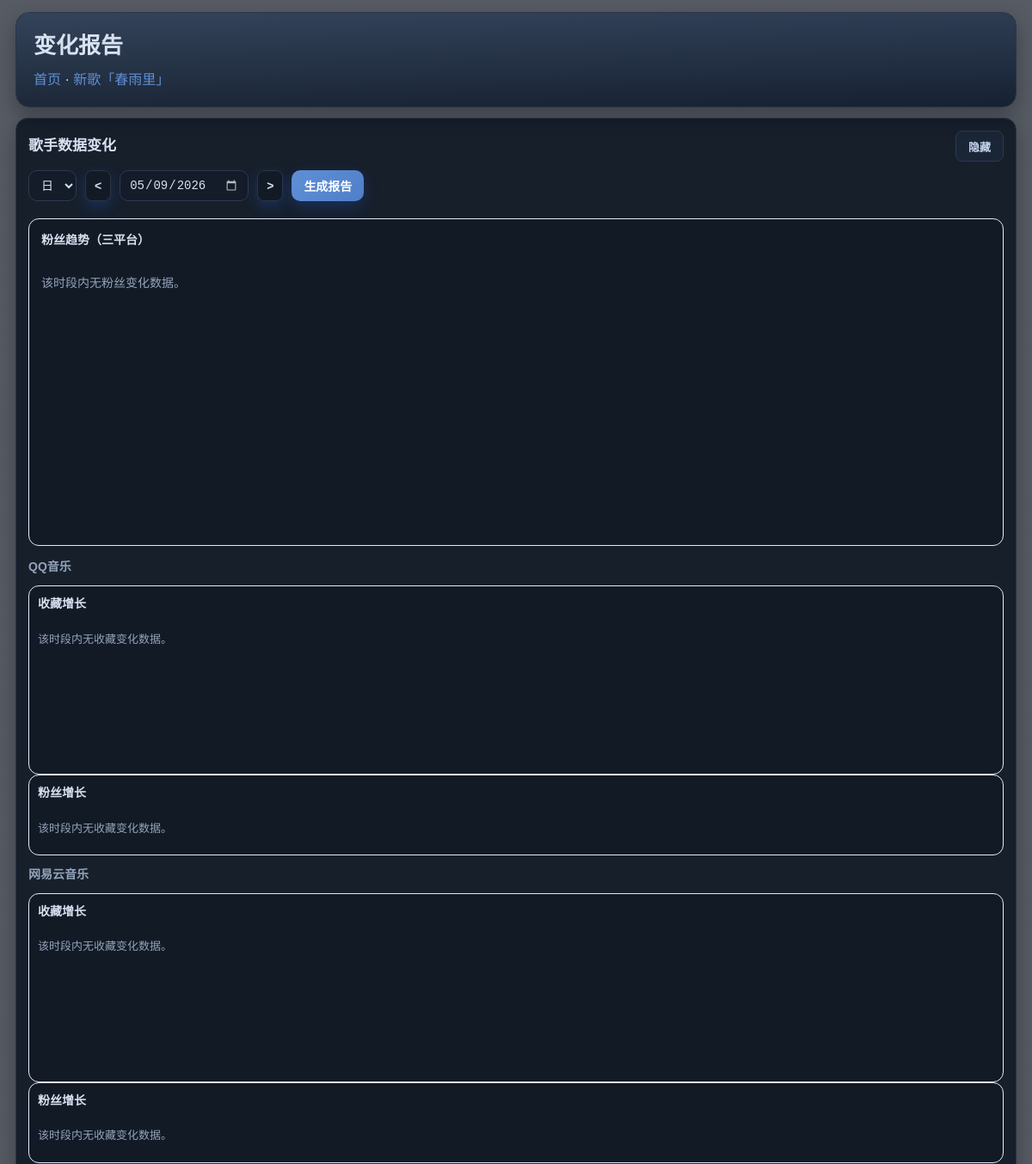
The page /changereport (upper part) on the database as committed earlier.
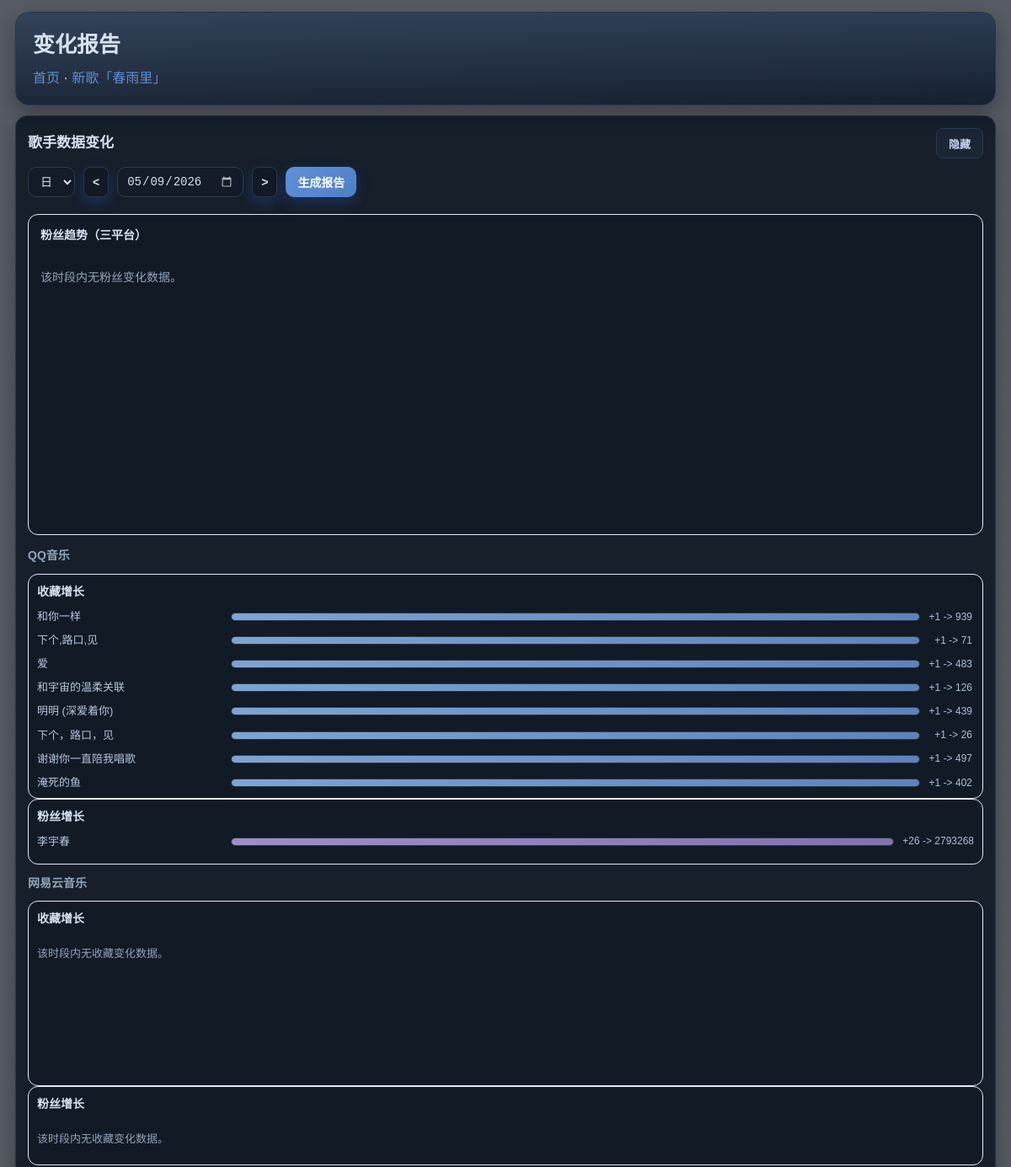
The same page on the database as committed later.
### tables this page shows
CREATE TABLE metric_changes_m202605 (
                id INTEGER PRIMARY KEY AUTOINCREMENT,
                run_at TEXT NOT NULL,
                artist_mid TEXT NOT NULL,
                song_mid TEXT NOT NULL,
                song_name TEXT,
                metric TEXT NOT NULL,
                old_value INTEGER NOT NULL,
                new_value INTEGER NOT NULL,
                delta INTEGER NOT NULL,
                snapshot_db TEXT NOT NULL
            );

CREATE TABLE artist_metric_changes_m202605 (
                id INTEGER PRIMARY KEY AUTOINCREMENT,
                run_at TEXT NOT NULL,
                artist_mid TEXT NOT NULL,
                artist_name TEXT,
                metric TEXT NOT NULL,
                old_value INTEGER NOT NULL,
                new_value INTEGER NOT NULL,
                delta INTEGER NOT NULL,
                snapshot_db TEXT NOT NULL
            );

### src/qqmusic_crawler/web_main.py (the view)
@app.get("/changereport", response_class=HTMLResponse)
async def changereport_page(request: Request, platform: str = "qq") -> HTMLResponse:
    context = _base_context(platform)
    context.update(await _run_in_thread(_changereport_payload))
    context["request"] = request
    return templates.TemplateResponse("changereport.html", context)

### templates/changereport.html (shortened to what this page needs)
<!DOCTYPE html>
<html lang="zh-CN">
<head>
</head>
<body>
  <div class="page">
  <div class="header-card">
    <h1 class="title">变化报告</h1>
    <div class="header-actions">
      <span class="nav-links" style="margin-right: 12px;"><a href="/">首页</a> · <a href="/new-song">新歌「{{ new_song_name }}」</a></span>
    </div>
  </div>
  <div class="block">
    <div class="block-head">
      <h3>歌手数据变化</h3>
      <button type="button" class="block-toggle" data-target="block-report-body" aria-expanded="true">隐藏</button>
    </div>
    <div id="block-report-body" class="block-body--collapsible is-open">
    <form method="post" action="/action/report-changes" class="row js-progress-form" data-progress-label="生成变化报告中">
      <select id="report-mode" name="report_mode" aria-label="报告粒度">
        <option value="day" {% if report_mode == 'day' %}selected{% endif %}>日</option>
      </select>
      <button type="button" id="report-prev-btn" style="padding:6px 10px;border-radius:8px;border:1px solid var(--border);background:var(--card-soft);color:var(--text);font-size:14px;cursor:pointer;" title="上一天/月/年">&lt;</button>
      <input id="report-value-day" type="date" value="{% if report_mode == 'day' %}{{ report_value }}{% endif %}" aria-label="报告日期（按日）" />
      <button type="button" id="report-next-btn" style="padding:6px 10px;border-radius:8px;border:1px solid var(--border);background:var(--card-soft);color:var(--text);font-size:14px;cursor:pointer;" title="下一天/月/年">&gt;</button>
      <button type="submit">生成报告</button>
    </form>
    <div class="chart-card" style="padding: 14px; margin-top: 20px; margin-bottom: 14px;" id="fans-merged-chart-wrap">
      <div class="chart-title">粉丝趋势（三平台）</div>
      <div id="fans-merged-no-data" class="subtitle" style="display:none; padding: 20px 0;">该时段内无粉丝变化数据。</div>
      <div style="position:relative;height:260px;">
      </div>
    </div>
    <div class="report-platform-grid">
    {% for plat in platforms %}
      {% set result = reports_by_platform.get(plat, {}) %}
      <div class="report-platform-block">
        <h4 class="subtitle" style="margin: 0 0 10px;">{{ platform_display_names.get(plat, plat) }}</h4>
        {% if result.get("ok") %}
      <div class="chart-card chart-card-fixed">
        <div class="chart-title">收藏增长</div>
      <div class="chart-content-scroll">
      {% if result.get("favorite_chart_rows") %}
      {% set favorite_rows = result.get("favorite_chart_rows", []) %}
      {% set favorite_max_abs = (favorite_rows | map(attribute='delta_abs') | max) %}
      {% for row in favorite_rows %}
      {% set width = ((row.get("delta_abs") or 0) * 100 / (favorite_max_abs or 1)) %}
      <div class="chart-row">
        <div class="chart-label">{{ row.get("name") }}</div>
        <div class="chart-track">
          <div class="chart-fill chart-fill-fav" style="width: {{ '%.2f'|format(width) }}%;"></div>
        </div>
        <div class="chart-value">{{ "%+d"|format(row.get("delta") or 0) }} -&gt; {{ row.get("new_value") if row.get("new_value") is not none else "-" }}</div>
      </div>
      {% endfor %}
      {% else %}
      <div style="color:var(--muted);font-size:13px;padding:12px 0;">该时段内无收藏变化数据。</div>
      {% endif %}
      </div>
      </div>
      <div class="chart-card">
        <div class="chart-title">粉丝增长</div>
      {% if result.get("artist_chart_rows") %}
      {% set artist_rows = result.get("artist_chart_rows", []) %}
      {% set artist_max_abs = (artist_rows | map(attribute='delta_abs') | max) %}
      {% for row in artist_rows %}
      {% set width = ((row.get("delta_abs") or 0) * 100 / (artist_max_abs or 1)) %}
      <div class="chart-row">
        <div class="chart-label">{{ row.get("name") }}</div>
        <div class="chart-track">
          <div class="chart-fill chart-fill-fans" style="width: {{ '%.2f'|format(width) }}%;"></div>
        </div>
        <div class="chart-value">{{ "%+d"|format(row.get("delta") or 0) }} -&gt; {{ row.get("new_value") if row.get("new_value") is not none else "-" }}</div>
      </div>
      {% endfor %}
      {% else %}
      <div style="color:var(--muted);font-size:13px;padding:12px 0;">该时段内无收藏变化数据。</div>
      {% endif %}
      </div>
        {% else %}
      <div class="err">{{ result.get("error", "加载失败") }}</div>
        {% endif %}
      </div>
    {% endfor %}
    </div>
    </div>
  </div>
  </div>
</body>
</html>

Rows that differ between the two databases and show on the page:
added metric_changes_m202605: get "和你一样", {{ '%.2f'|format(width) }} 100.00 (drawn), row "+1", new_value "939"
added metric_changes_m202605: get "下个,路口,见", {{ '%.2f'|format(width) }} 100.00 (drawn), row "+1", new_value "71"
added metric_changes_m202605: get "爱", {{ '%.2f'|format(width) }} 100.00 (drawn), row "+1", new_value "483"
added metric_changes_m202605: get "和宇宙的温柔关联", {{ '%.2f'|format(width) }} 100.00 (drawn), row "+1", new_value "126"
added metric_changes_m202605: get "明明 (深爱着你)", {{ '%.2f'|format(width) }} 100.00 (drawn), row "+1", new_value "439"
added metric_changes_m202605: get "下个，路口，见", {{ '%.2f'|format(width) }} 100.00 (drawn), row "+1", new_value "26"
added metric_changes_m202605: get "谢谢你一直陪我唱歌", {{ '%.2f'|format(width) }} 100.00 (drawn), row "+1", new_value "497"
added metric_changes_m202605: get "淹死的鱼", {{ '%.2f'|format(width) }} 100.00 (drawn), row "+1", new_value "402"
added artist_metric_changes_m202605: get "李宇春", {{ '%.2f'|format(width) }} 100.00 (drawn), row "+26", new_value "2793268"
Other text that changed with them:
list line gone: "该时段内无收藏变化数据。 该时段内无收藏变化数据。"
